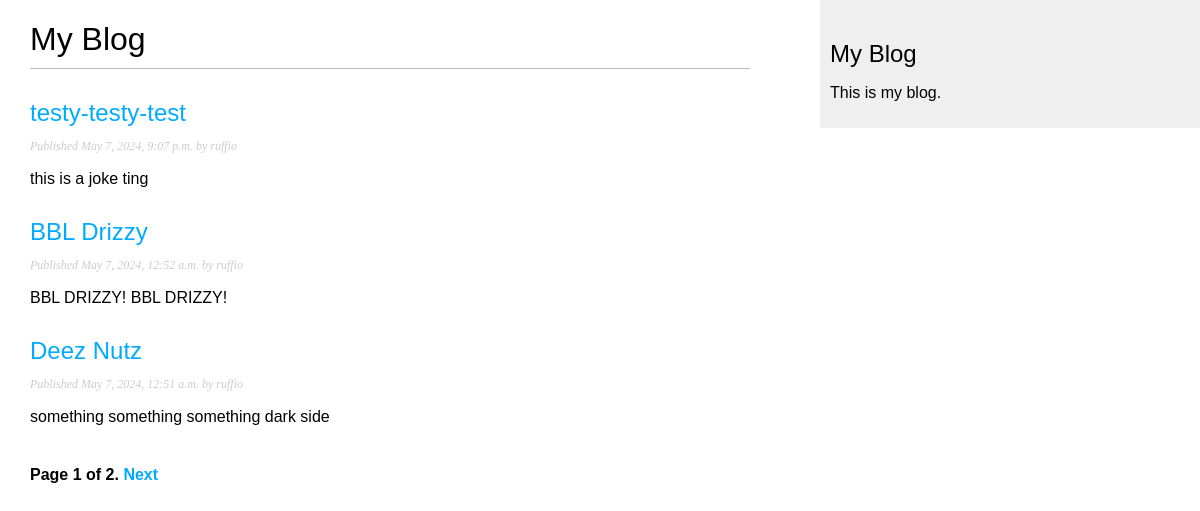
/blog/, run on an earlier commit of the app's database.
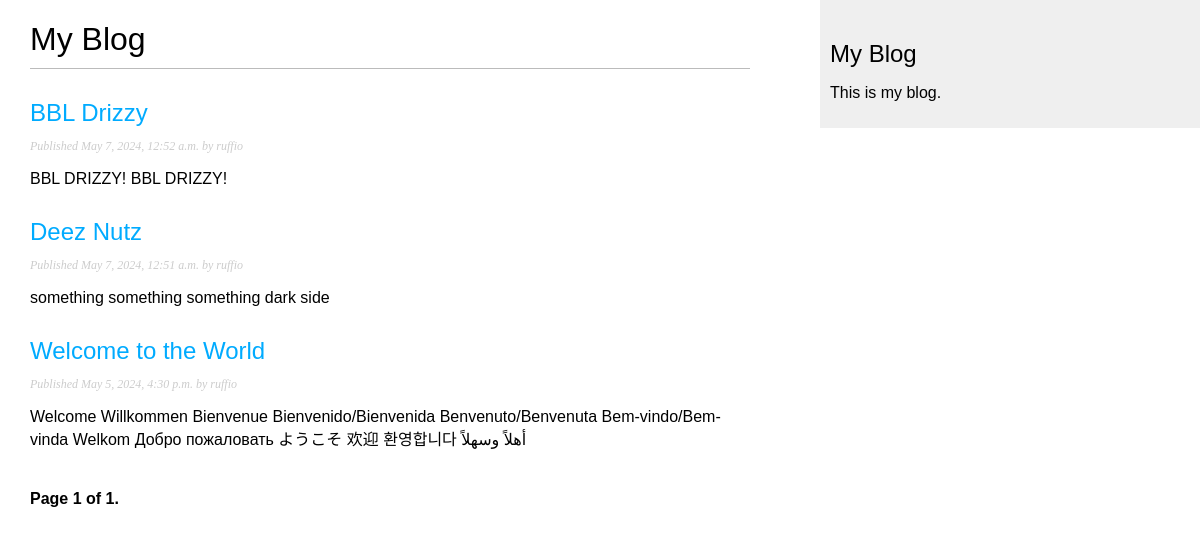
And on a later commit of the database.
### blog/models.py (models this page shows, shortened)
class Post(models.Model):
    class Status(models.TextChoices):
        DRAFT = 'DF', 'Draft'
        PUBLISHED = 'PB', 'Published'
    title = models.CharField(max_length=250)
    slug = models.SlugField(
        max_length=250,
        unique_for_date='publish'
        )
    author = models.ForeignKey(
        settings.AUTH_USER_MODEL,
        on_delete=models.CASCADE,
        related_name='blog_posts'
    )
    body = models.TextField()
    publish = models.DateTimeField(default=timezone.now)
    created = models.DateTimeField(auto_now_add=True)
    updated = models.DateTimeField(auto_now=True)
    status = models.CharField(
        max_length=2,
        choices=Status,
        default=Status.DRAFT
    )
    objects = models.Manager()
    published = PublishedManager()
    class Meta:
        ordering = ['-publish']
        indexes = [
            models.Index(fields=['-publish']),
        ]
    def get_absolute_url(self):
        return reverse(
            'blog:post_detail',
            args=[
                self.publish.year,
                self.publish.month,
                self.publish.day,
                self.slug
            ]
        )

### blog/views.py (the view)
# urls.py: path('', views.PostListView.as_view(), name='post_list'),
class PostListView(ListView):
    queryset = Post.published.all()
    context_object_name = 'posts'
    paginate_by = 3
    template_name = 'blog/post/list.html'

### blog/templates/blog/post/list.html (shortened to what this page needs)
{% extends "blog/base.html" %}
{% block content %}
    <h1>My Blog</h1>
    {% for post in posts %}
        <h2>
            <a href="{{ post.get_absolute_url }}">
                {{ post.title }}
            </a>
        </h2>
        <p class="date">
            Published {{ post.publish }} by {{ post.author }}
        </p>
        {{ post.body|truncatewords:30|linebreaks }}
    {% endfor %}
    {% include "pagination.html" with page=page_obj %}
{% endblock %}

What changed in the data, as far as the page shows it:
removed Post: title "testy-testy-test", publish "May 7, 2024, 9:07 p.m.", author "ruffio", body "this is a joke ting"
now on this page (row unchanged): Post: title "Welcome to the World", publish "May 5, 2024, 4:30 p.m.", author "ruffio", body "Welcome Willkommen Bienvenue Bienvenido/Bienvenida Benvenuto/Benvenuta Bem-vindo/Bem-vinda Welkom Добро пожаловать ようこそ 欢迎 환영합니다 أهلاً وسهلاً"
Also different on the page:
{{ page.paginator.num_pages }}: "2" → "1"
text no longer shown: "Next"
